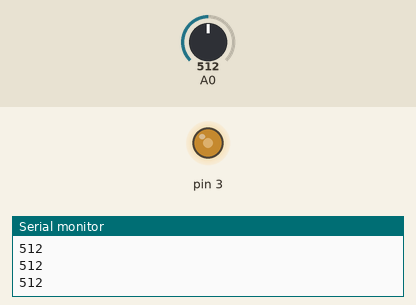
Bench run of a sketch on a simulated Arduino Uno, built with avr-gcc and run on an emulated ATmega328P. On the bench: output pins drawn as LEDs (lit = HIGH), the last lines printed to the serial monitor. The inputs (shaded band) are chosen by the test bench; at power-on: A0 = 512.

Above: at 1.2 s.
1.3 s: A0 set to 716
At 2.0 s:
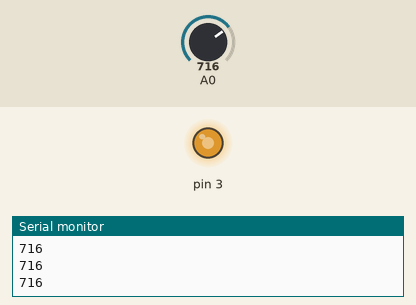
2.8 s: A0 set to 900
At 3.2 s:
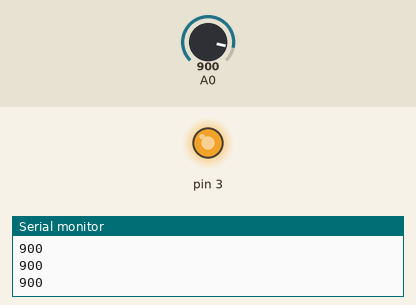
4.3 s: A0 set to 122
At 5.5 s:
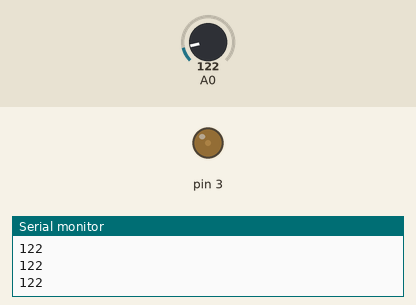
5.8 s: A0 set to 0
At 6.6 s:
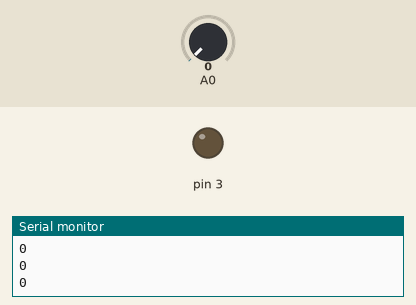
7.3 s: A0 set to 511
At 7.8 s:
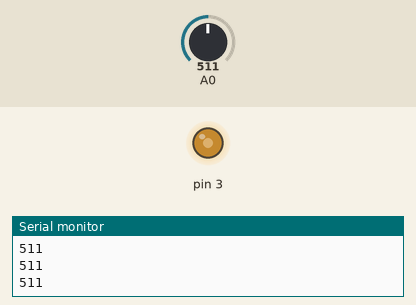
Timing chart, 0 to 9.8 s (numbered marks = the images above; inputs shaded):
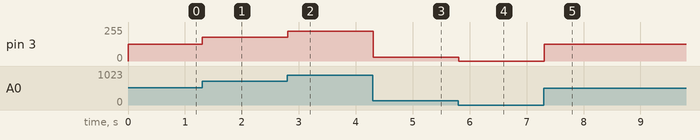

The sketch:

analog_write_01.ino
```cpp
/*
We'll take the input from a pot on pin A0,
and use that to control the brightness of
a LED on pin 3.

This works because 1) we're using an analog
input, and 2) pin 3 can do PWM.
*/


int inputReading;
int outputValue;

void setup() {
  pinMode(A0, INPUT);
  pinMode(3, OUTPUT);
  Serial.begin(9600);

}

void loop() {
  inputReading = analogRead(A0);
  Serial.println(inputReading);
  outputValue = map(inputReading, 0, 1023, 0, 255);
  analogWrite(3, outputValue);

}
```

Measured:
- after the input at 1.3 s, pin 3: 127/255 → 178/255 at once
- after the input at 2.8 s, pin 3: 178/255 → 224/255 at once
- after the input at 4.3 s, pin 3: 224/255 → 30/255 at once
- after the input at 5.8 s, pin 3: 30/255 → 0/255 at once
- after the input at 7.3 s, pin 3: 0/255 → 127/255 at once
